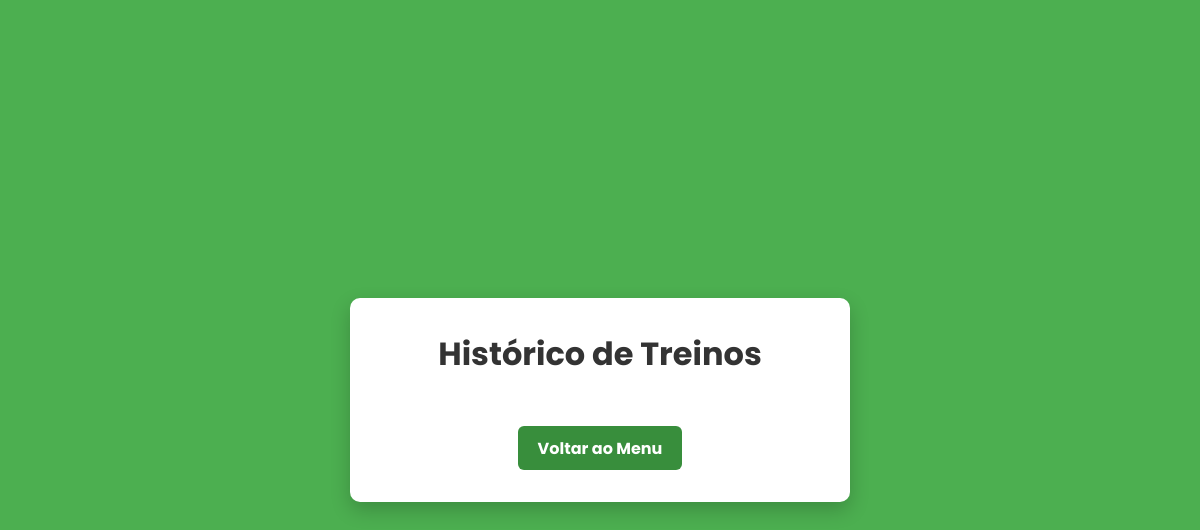
The app's page /historico_treinos/ (signed in), older data.
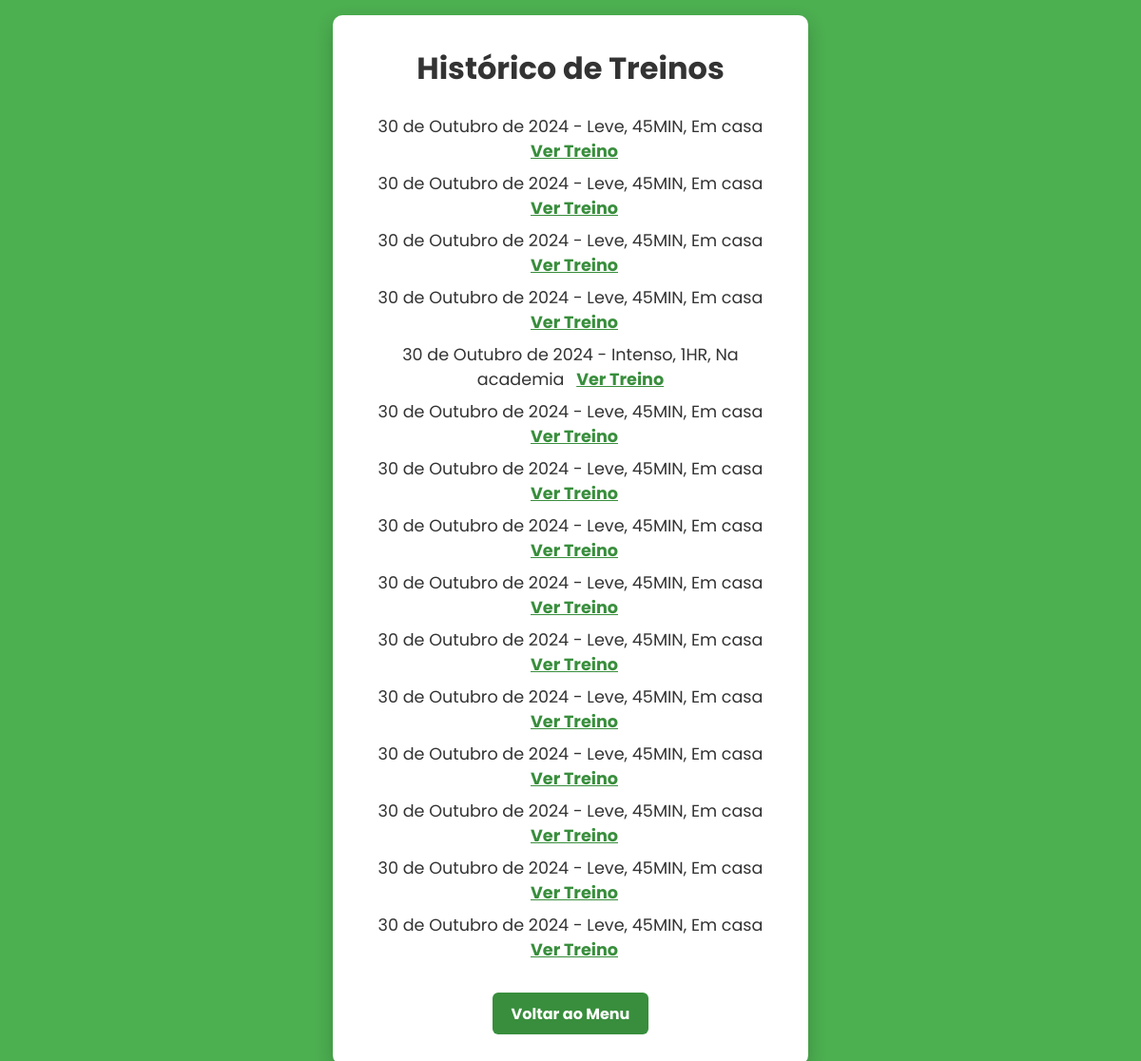
The same page, newer data.
### app_fitplan/models.py (models this page shows, shortened)
class Treino(models.Model):
    usuario = models.ForeignKey(User, on_delete=models.CASCADE)
    intensidade = models.CharField(max_length=50)
    duracao = models.CharField(max_length=50)
    local = models.CharField(max_length=50)
    data = models.DateField(auto_now_add=True)
    exercicios = models.JSONField()

### app_fitplan/views.py (the view)
# urls.py: path('historico_treinos/', views.historico_treinos, name='historico_treinos'),
def historico_treinos(request):
    treinos = Treino.objects.filter(usuario=request.user).order_by('-data')
    return render(request, 'historico_treinos.html', {'treinos': treinos})

### app_fitplan/templates/historico_treinos.html (shortened to what this page needs)
<!DOCTYPE html>
<html lang="pt-br">
<head>
</head>
<body>
    <div class="container">
        <h1>Histórico de Treinos</h1>
        <ul class="treino-list">
            {% for treino in treinos %}
                <li class="treino-item">
                    {{ treino.data }} - {{ treino.intensidade }}, {{ treino.duracao }}, {{ treino.local }}
                    <a href="{% url 'gerar_treino' %}" class="view-link">Ver Treino</a>
                </li>
            {% endfor %}
        </ul>
        <a href="{% url 'menu' %}" class="back-button">Voltar ao Menu</a>
    </div>
</body>
</html>

### app_fitplan/templates/historico_treinos.html (style rules this page uses)
* { margin: 0; padding: 0; box-sizing: border-box; }
body { font-family: 'Poppins', sans-serif; background-color: #4caf50; display: flex; justify-content: center; align-items: center; min-height: 100vh; padding: 1rem; }
.container { background-color: white; width: 100%; max-width: 500px; padding: 2rem; box-shadow: 0 8px 20px rgba(0, 0, 0, 0.2); text-align: center; border-radius: 10px; }
h1 { font-size: 2rem; font-weight: bold; color: #333; margin-bottom: 1.5rem; }
.treino-list { list-style-type: none; margin-top: 1rem; padding: 0; }
.treino-item { font-size: 1.1rem; color: #333; margin: 0.5rem 0; }
.view-link { color: #388e3c; font-weight: bold; text-decoration: underline; margin-left: 0.5rem; }
.back-button { display: inline-block; margin-top: 1.5rem; padding: 0.6rem 1.2rem; background-color: #388e3c; color: white; border: none; font-size: 1rem; font-weight: bold; cursor: pointer; border-radius: 6px; text-decoration: none; }

Row changes from the older to the newer data that the page shows:
added Treino: data "30 de Outubro de 2024", intensidade "Leve", duracao "45MIN", local "Em casa"
added Treino: data "30 de Outubro de 2024", intensidade "Leve", duracao "45MIN", local "Em casa"
added Treino: data "30 de Outubro de 2024", intensidade "Leve", duracao "45MIN", local "Em casa"
added Treino: data "30 de Outubro de 2024", intensidade "Leve", duracao "45MIN", local "Em casa"
added Treino: data "30 de Outubro de 2024", intensidade "Intenso", duracao "1HR", local "Na academia"
added Treino: data "30 de Outubro de 2024", intensidade "Leve", duracao "45MIN", local "Em casa"
added Treino: data "30 de Outubro de 2024", intensidade "Leve", duracao "45MIN", local "Em casa"
added Treino: data "30 de Outubro de 2024", intensidade "Leve", duracao "45MIN", local "Em casa"
added Treino: data "30 de Outubro de 2024", intensidade "Leve", duracao "45MIN", local "Em casa"
added Treino: data "30 de Outubro de 2024", intensidade "Leve", duracao "45MIN", local "Em casa"
added Treino: data "30 de Outubro de 2024", intensidade "Leve", duracao "45MIN", local "Em casa"
added Treino: data "30 de Outubro de 2024", intensidade "Leve", duracao "45MIN", local "Em casa"
added Treino: data "30 de Outubro de 2024", intensidade "Leve", duracao "45MIN", local "Em casa"
added Treino: data "30 de Outubro de 2024", intensidade "Leve", duracao "45MIN", local "Em casa"
added Treino: data "30 de Outubro de 2024", intensidade "Leve", duracao "45MIN", local "Em casa"
